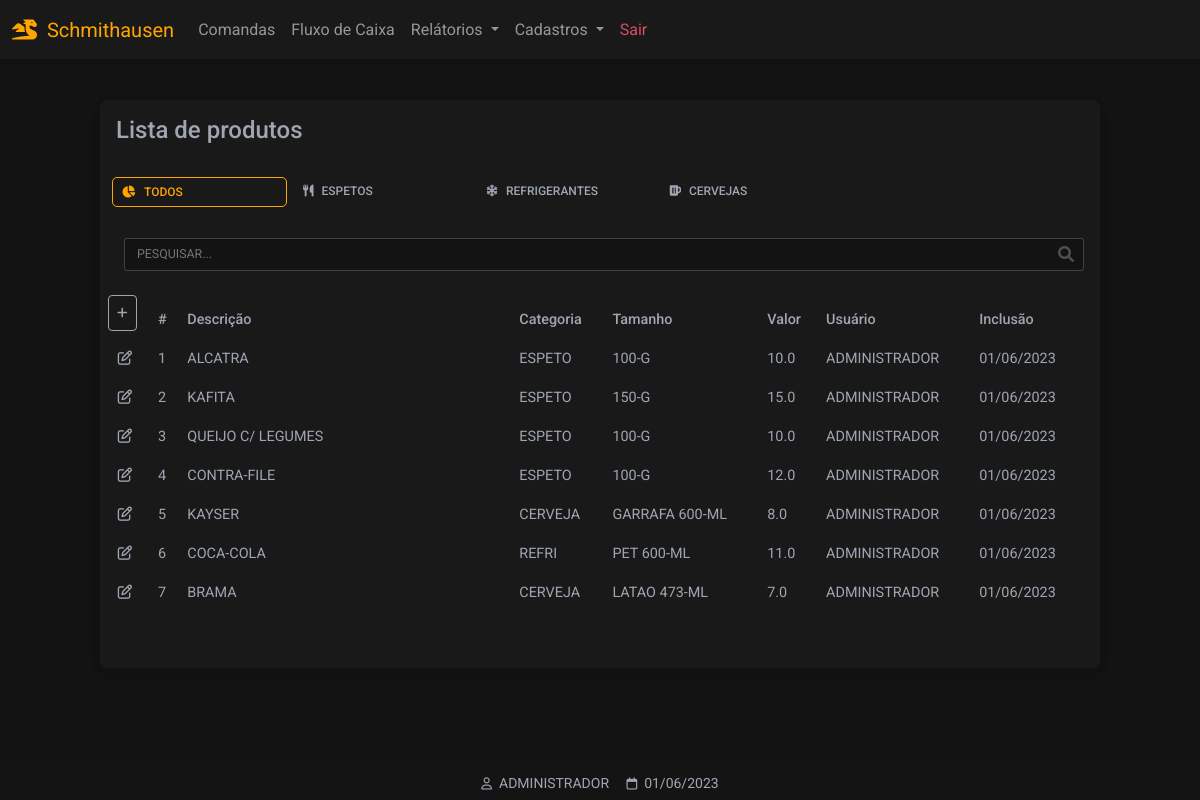
Page /produtos (signed in) on the committed database.
### website/models.py (models this page shows)
class Produto(db.Model):
    id = db.Column(db.Integer, primary_key=True)
    categoria = db.Column(db.String(150))
    descricao = db.Column(db.String(150))
    tamanho = db.Column(db.String(150))
    valor = db.Column(db.Float)
    data_criacao = db.Column(db.DateTime(timezone=True), default=func.now())
    user_id = db.Column(db.Integer, db.ForeignKey('user.id'))

class Categoria(db.Model):
    id = db.Column(db.Integer, primary_key=True)
    nome = db.Column(db.String(150))
    categoria = db.relationship('Tamanho',backref='tamanhos')

class Tamanho(db.Model):
    id = db.Column(db.Integer, primary_key=True)
    nome = db.Column(db.String(150))
    cat_id = db.Column(db.Integer, db.ForeignKey('categoria.id'))

class User(db.Model, UserMixin):
    id = db.Column(db.Integer, primary_key=True)
    email = db.Column(db.String(150), unique=True)
    password = db.Column(db.String(150))
    first_name = db.Column(db.String(150))
    user = db.relationship('Produto',backref='produto')

### website/views.py (the view)
@views.route('/produtos', methods=['GET','POST'])
@login_required
def produtos():
    produtos = Produto.query.all()
    tamanhos = Tamanho.query.all()
    categorias = Categoria.query.all()
    return render_template("produtos_listar.html",
        user=current_user,
        data=data,
        produtos=produtos,
        tamanhos=tamanhos,
        categorias=categorias)

### website/__init__.py (called while the page is built)
def create_app():
    app = Flask(__name__)
    app.config['SECRET_KEY'] = 'hjshjhdjah kjshkjdhjs'
    app.config['SQLALCHEMY_DATABASE_URI'] = f'sqlite:///{DB_NAME}'
    db.init_app(app)
    from .views import views
    from .auth import auth
    app.register_blueprint(views, url_prefix='/')
    app.register_blueprint(auth, url_prefix='/')
    from .models import User, Cliente, Produto
    with app.app_context():
        db.create_all()
    login_manager = LoginManager()
    login_manager.login_view = 'auth.login'
    login_manager.login_message = u"FAVOR EFETUAR LOGIN!"
    login_manager.init_app(app)
    @login_manager.user_loader
    def load_user(id):
        return User.query.get(int(id))
    return app

### website/templates/produtos_listar.html (shortened to what this page needs)
{% extends "base.html" %}
{% block content %}
<div class="container-fluid" style="min-height:100dvh;padding-top:100px">
  <div class="table-responsive w-100 card bg-dark larg-max m-auto" style="padding-bottom: 40px">
    <table class="table table-borderless table-sm bg-dark text-secondary">
      <thead>
        <tr>
          <p class="h4 p-3 text-secondary">Lista de produtos</p>
        </tr>
        <tr>
          <div class="form-control-sm">
            <ul class="nav nav-tabs mb-3 bg-dark">
              <li class="p-1 nav-item bg-dark">
                <a class="nav-link active p-2" data-mdb-toggle="tab" role="button" aria-selected="true"
                  style="min-width:175px"><i class="fas fa-chart-pie fa-fw me-2 me-2"></i>TODOS</a>
              </li>
              <li class="p-1 nav-item bg-dark">
                <a class="nav-link p-2" data-mdb-toggle="tab" role="button" aria-selected="false"
                  style="min-width:175px"><i class="fa-solid fa-utensils me-2"></i>ESPETOS</a>
              </li>
              <li class="p-1 nav-item bg-dark">
                <a class="nav-link bg-dark p-2" data-mdb-toggle="tab" role="button" aria-selected="false"
                  style="min-width:175px"><i class="fa-solid fa-snowflake me-2"></i>REFRIGERANTES</a>
              </li>
              <li class="p-1 nav-item bg-dark">
                <a class="nav-link bg-dark p-2" data-mdb-toggle="tab" role="button" aria-selected="false"
                  style="min-width:175px"><i class="fa-solid fa-beer-mug-empty me-2"></i>CERVEJAS</a>
              </li>
            </ul>
          </div>
        </tr>
        <tr>
          <div class="p-3 pt-0">
            <div class="form-outline mt-2 ps-2" style="margin-bottom: 0!important;padding-bottom: 0!important;">
              <input type="text" style="text-transform:uppercase" id="inputPesquisarProdutos"
                class="myInputs form-control-sm" placeholder="Pesquisar..." />
            </div>
          </div>
        </tr>
        <tr>
          <th class="text-nowrap" scope="col">
            <a href="/produtos_cadastrar" class="p-2 btn btn-sm btn-outline-light">
              <i class="fa-solid fa-plus"></i>
            </a>
          </th>
          <th class="text-nowrap" scope="col">#</th>
          <th class="text-nowrap" scope="col" style="min-width: 280px;">Descrição</th>
          <th class="text-nowrap" scope="col">Categoria</th>
          <th class="text-nowrap" scope="col">Tamanho</th>
          <th class="text-nowrap" scope="col">Valor</th>
          <th class="text-nowrap" scope="col">Usuário</th>
          <th class="text-nowrap" scope="col">Inclusão</th>
          <th class="text-nowrap" scope="col"></th>
        </tr>
      </thead>
      <tbody id="tb-produtos">
        {% for i in produtos %}
        <tr>
          <td class="text-center" style="width: 50px">
            <a role="button" class="text-secondary"
              href="/produtos_atualizar/{{ i.id }}/{{ i.categoria }}/{{ i.tamanho}}">
              <i class="fa-regular fa-pen-to-square"></i>
            </a>
          </td>
          <td class="text-nowrap" scope="row"> {{ i.id }} </td>
          <td class="text-nowrap" scope="row"> {{ i.descricao }} </td>
          <td class="text-nowrap" scope="row"> {{ categorias[i.categoria | int -1].nome }}</td>
          <td class="text-nowrap" scope="row"> {{ tamanhos[i.tamanho | int -1 ].nome }} </td>
          <td class="text-nowrap" scope="row"> {{ i.valor }} </td>
          <td class="text-nowrap" scope="row"> {{ i.produto.first_name.split()[0] }} </td>
          <td class="text-nowrap" scope="row"> {{ i.data_criacao.strftime('%d/%m/%Y') }} </td>
        </tr>
        {% endfor %}
      </tbody>
    </table>
  </div>
</div>
{% endblock %}
{% block titlefooter %}
<span style="color:#9FA6B2">
  &nbsp;{{ user.first_name.split()[0] | upper }}
  <span style="color:#9FA6B2">
    &nbsp;{{ data.strftime('%d/%m/%Y') }}
  </span>
  {% endblock %}

### website/static/css/base.css (style rules this page uses)
:root { --color-orange: orange; --color-primary: #3B71CA; --color-secondary: #9FA6B2; --color-success: #14A44D; --color-danger: #DC4C64; --color-warning: #E4A11B; --color-info: #54B4D3; --color-ligth:#FBFBFB; --color-dark-ligth: #131313; --color-dark:#191919; }
.nav-tabs .nav-link, .nav-tabs .nav-link { background-color: var(--color-dark); color: var(--color-secondary); }
.nav-tabs .nav-item .nav-link.active { color: var(--color-orange);!important; background-color: var(--color-dark); border-color: var(--color-orange); border: 1px solid var(--color-orange); border-radius: 5px; }
.bg-dark { background-color: var(--color-dark)!important; }
.btn-outline-light { border: 1px solid var(--color-secondary); color: var(--color-secondary); }
.myInputs { width: 100%; border: 1px solid #9FA6B250; background-color: var(--color-dark-ligth); color: var(--color-ligth); padding: 0.35rem; padding-left: 0.75rem; border-radius: 3px; }
.larg-max { max-width: 1000px!important; }
.dark-ligth { background-color: var(--color-dark-ligth); }
.form-outline { margin-bottom: 35px!important; }

### rows in the picture
Produto: id "1", descricao "ALCATRA", categoria.nome "ESPETO", tamanho.nome "100-G", valor "10.0", produto.first_name "ADMINISTRADOR", data_criacao "01/06/2023"
Produto: id "2", descricao "KAFITA", categoria.nome "ESPETO", tamanho.nome "150-G", valor "15.0", produto.first_name "ADMINISTRADOR", data_criacao "01/06/2023"
Produto: id "3", descricao "QUEIJO C/ LEGUMES", categoria.nome "ESPETO", tamanho.nome "100-G", valor "10.0", produto.first_name "ADMINISTRADOR", data_criacao "01/06/2023"
Produto: id "4", descricao "CONTRA-FILE", categoria.nome "ESPETO", tamanho.nome "100-G", valor "12.0", produto.first_name "ADMINISTRADOR", data_criacao "01/06/2023"
Produto: id "5", descricao "KAYSER", categoria.nome "CERVEJA", tamanho.nome "GARRAFA 600-ML", valor "8.0", produto.first_name "ADMINISTRADOR", data_criacao "01/06/2023"
Produto: id "6", descricao "COCA-COLA", categoria.nome "REFRI", tamanho.nome "PET 600-ML", valor "11.0", produto.first_name "ADMINISTRADOR", data_criacao "01/06/2023"
Produto: id "7", descricao "BRAMA", categoria.nome "CERVEJA", tamanho.nome "LATAO 473-ML", valor "7.0", produto.first_name "ADMINISTRADOR", data_criacao "01/06/2023"
User: first_name "ADMINISTRADOR"

### other values in the picture
{{ data.strftime('%d/%m/%Y') }} "01/06/2023"
